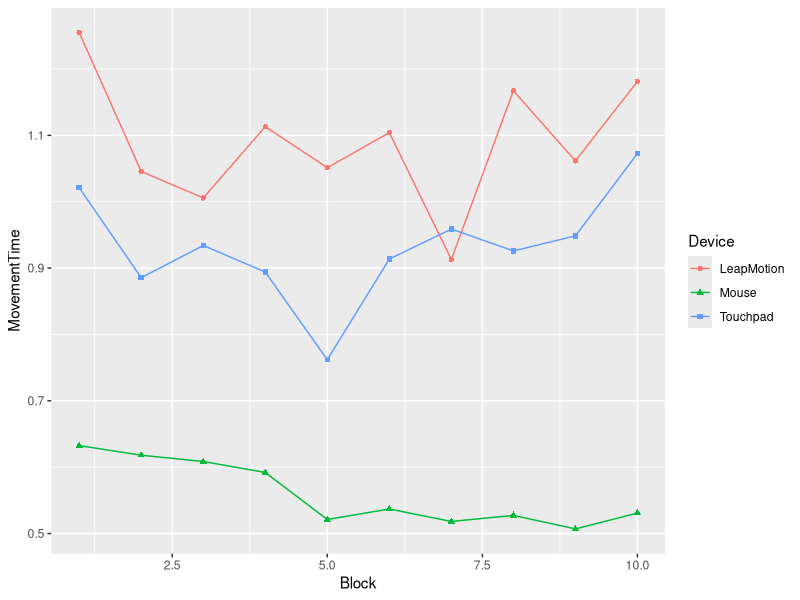
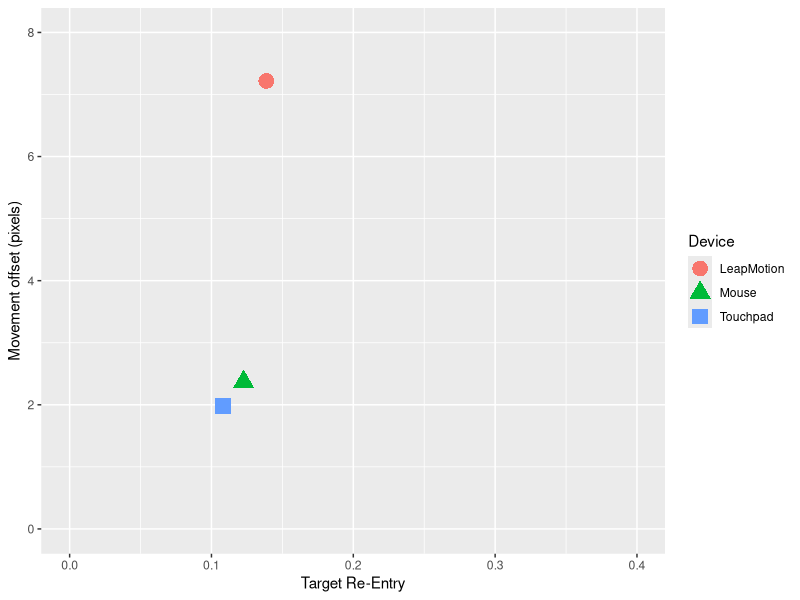
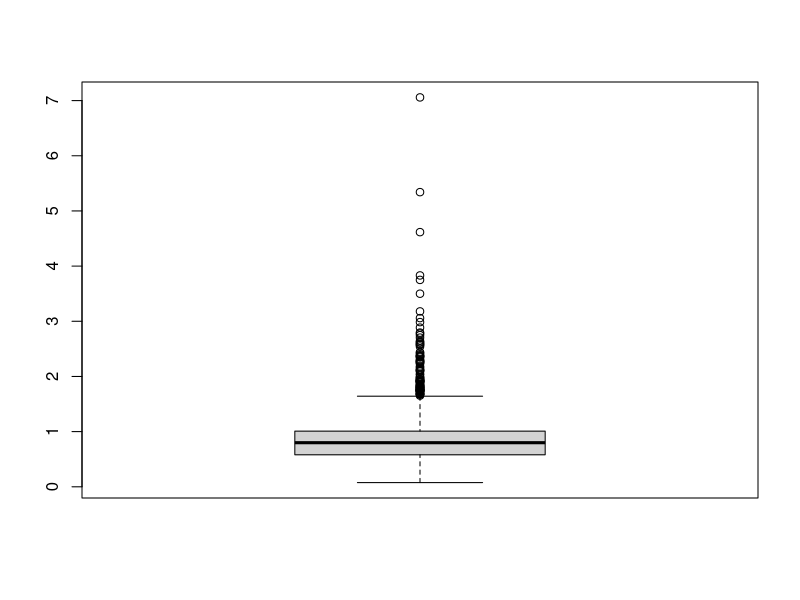
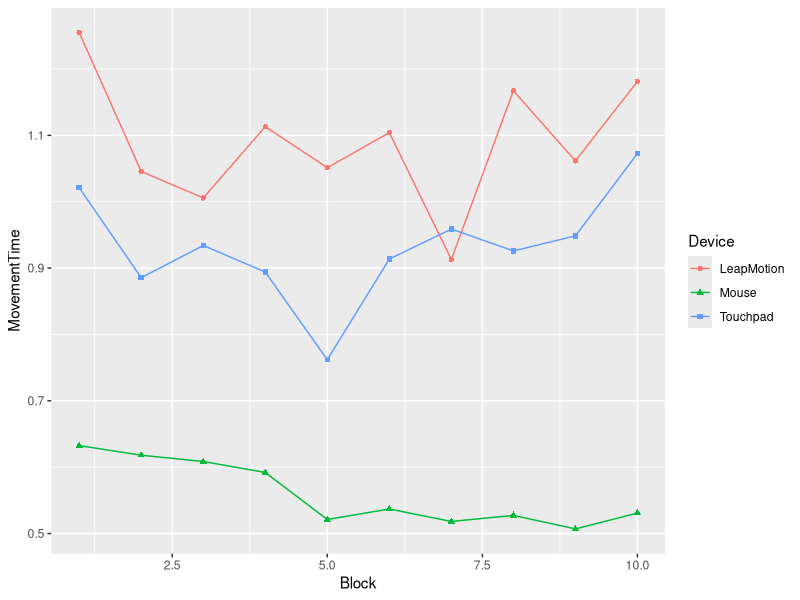
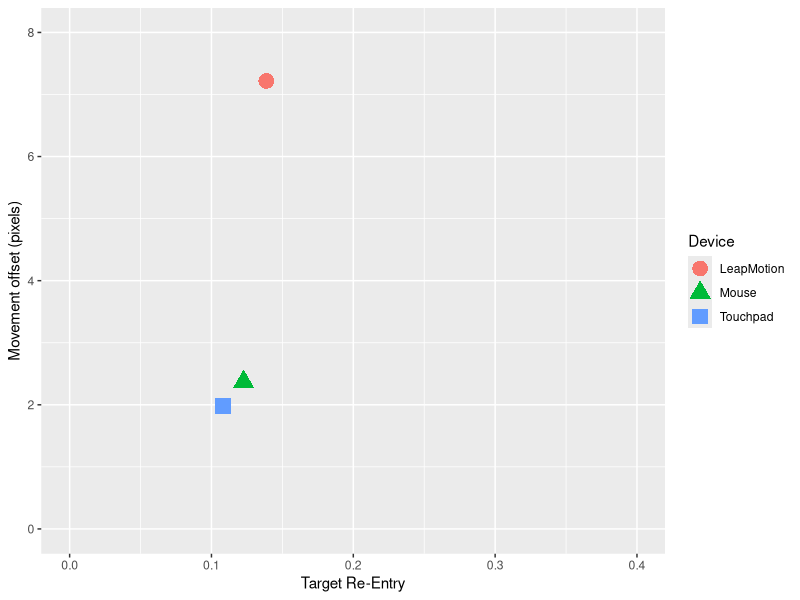

Here is the R script that generated these plots, in order:
#require(RCurl) # web
require(ggplot2)
require(doBy)
#library("stringr") # for first word
#library(reshape)
#theme_set(theme_bw())


############################ data
#dataMeasuresLeap <- read.csv(file="data/leapmotion-measures.txt", head=TRUE, sep="")
#dataMeasuresTouch <- read.csv(file="data/touchpad-measures.txt", head=TRUE, sep="")
#dataMeasuresMouse <- read.csv(file="data/mouse-measures.txt", head=TRUE, sep="")

#dataMeasures <- rbind(dataMeasuresLeap, dataMeasuresTouch, dataMeasuresMouse)
dataMeasures <- read.csv(file="data/all-measures.txt", head=TRUE, sep="")


# change column name to get a nicer chart
colnames(dataMeasures)[colnames(dataMeasures)=="DeviceNumber"] <- "Device"

# convert the column to factor and name the levels
dataMeasures$Device <- as.factor(dataMeasures$Device)
levels(dataMeasures$Device) <- c("LeapMotion",  "Mouse", "Touchpad")

# print summary stats
s <- summaryBy(ErrorRate+TRE+TAC+MDC+ODC+MV+ME+MO+MovementTime~Device, 
                data=dataMeasures,
               FUN=c(mean,sd))
t(s)


# plot the movement time over block for each device
p <- ggplot(dataMeasures, aes(x=Block, y=MovementTime, group=Device, colour=Device ))
p + stat_summary(fun.y="mean", geom="line") + stat_summary(fun.y="mean", geom="point", aes(shape=Device)) 
ggsave(file = "charts/movementtime-block.pdf", width=20/2.54, height=16/2.54, dpi=100)


# plot the movement offset over the TRE for each device
p <- ggplot(s, aes(x=TRE.mean, y=abs(MO.mean), group=Device, colour=Device ))
p + geom_point(size=5, aes(shape=Device)) + coord_cartesian(xlim = c(0, 0.4), ylim=c(0, 8)) + 
    ylab("Movement offset (pixels)") +
    xlab("Target Re-Entry") 
ggsave(file = "charts/MO-TRE.pdf", width=20/2.54, height=16/2.54, dpi=100)



# analysis of variance
bartlett.test(MovementTime~Device,data=dataMeasures)
a <- aov(MovementTime~Device,data=dataMeasures)
summary(a)

a <- aov(ErrorRate~Device,data=dataMeasures)
summary(a)

a <- aov(TRE~Device,data=dataMeasures)
summary(a)

a <- aov(TAC~Device,data=dataMeasures)
summary(a)

a <- aov(MDC~Device,data=dataMeasures)
summary(a)

a <- aov(ODC~Device,data=dataMeasures)
summary(a)

a <- aov(MV~Device,data=dataMeasures)
summary(a)

a <- aov(ME~Device,data=dataMeasures)
summary(a)

a <- aov(MO~Device,data=dataMeasures)
summary(a)

names(dataMeasures)
boxplot(dataMeasures$MovementTime)